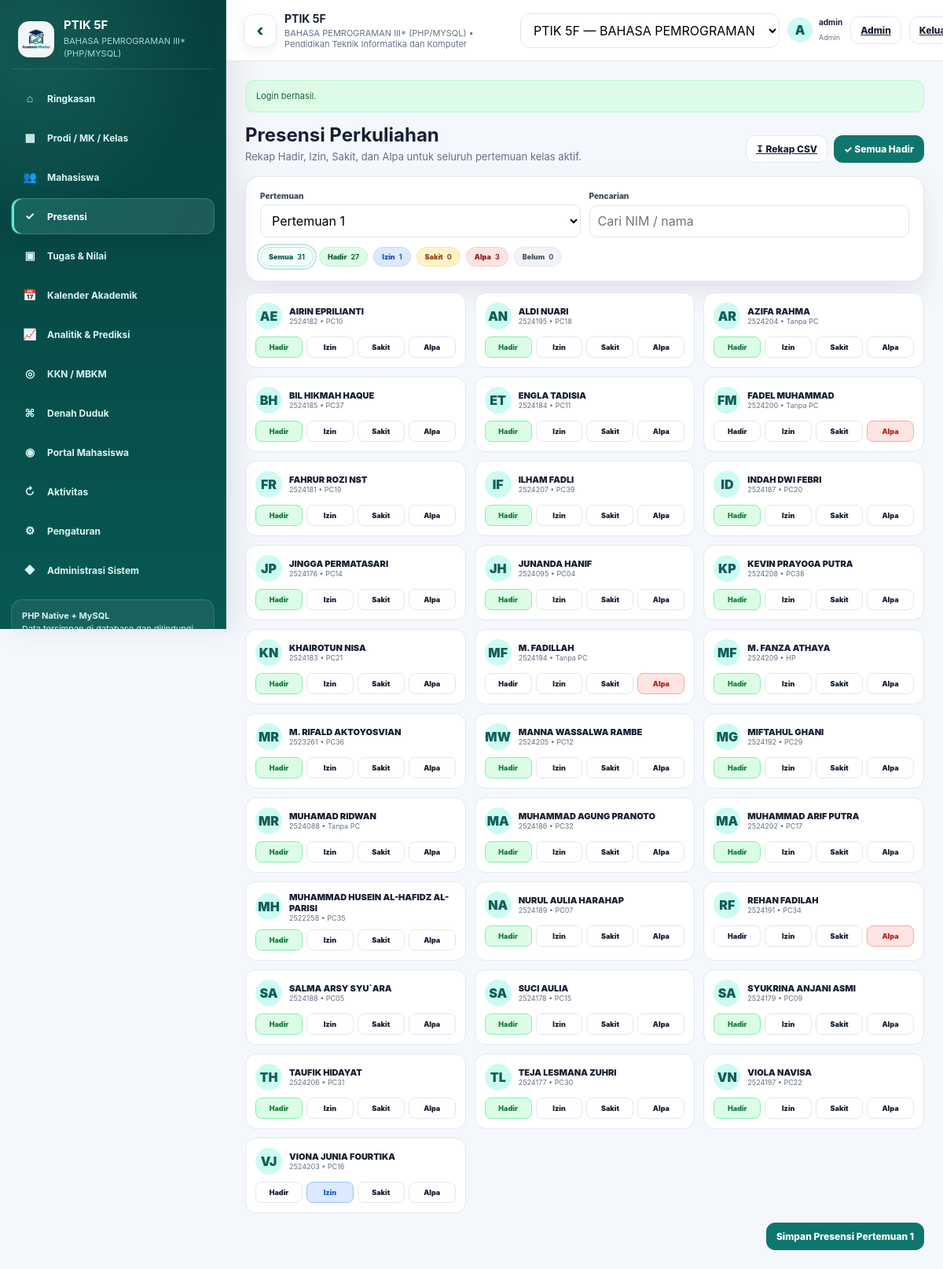
Page /dashboard.php?page=attendance&class_id=3 (signed in) on the committed database.
### tables this page shows
CREATE TABLE `classes` (
  `id` bigint(20) UNSIGNED NOT NULL,
  `program_id` bigint(20) UNSIGNED NOT NULL,
  `course_id` bigint(20) UNSIGNED NOT NULL,
  `name` varchar(100) NOT NULL,
  `semester` varchar(30) NOT NULL DEFAULT '',
  `academic_year` varchar(30) NOT NULL DEFAULT '',
  `target` smallint(5) UNSIGNED NOT NULL DEFAULT 30,
  `meetings` tinyint(3) UNSIGNED NOT NULL DEFAULT 16,
  `lecturer` varchar(200) NOT NULL DEFAULT '',
  `pass_threshold` decimal(5,2) NOT NULL DEFAULT 60.00,
  `created_at` timestamp NOT NULL DEFAULT current_timestamp(),
  `updated_at` timestamp NOT NULL DEFAULT current_timestamp() ON UPDATE current_timestamp()
);

CREATE TABLE `courses` (
  `id` bigint(20) UNSIGNED NOT NULL,
  `program_id` bigint(20) UNSIGNED NOT NULL,
  `code` varchar(50) NOT NULL DEFAULT '',
  `name` varchar(200) NOT NULL,
  `credits` tinyint(3) UNSIGNED NOT NULL DEFAULT 0,
  `created_at` timestamp NOT NULL DEFAULT current_timestamp(),
  `updated_at` timestamp NOT NULL DEFAULT current_timestamp() ON UPDATE current_timestamp()
);

CREATE TABLE `programs` (
  `id` bigint(20) UNSIGNED NOT NULL,
  `code` varchar(50) NOT NULL DEFAULT '',
  `name` varchar(200) NOT NULL,
  `faculty` varchar(200) NOT NULL DEFAULT '',
  `created_at` timestamp NOT NULL DEFAULT current_timestamp(),
  `updated_at` timestamp NOT NULL DEFAULT current_timestamp() ON UPDATE current_timestamp()
);

CREATE TABLE `users` (
  `id` bigint(20) UNSIGNED NOT NULL,
  `student_id` bigint(20) UNSIGNED DEFAULT NULL,
  `username` varchar(100) NOT NULL,
  `email` varchar(190) NOT NULL DEFAULT '',
  `password_hash` varchar(255) NOT NULL,
  `role` enum('admin','dosen','mahasiswa') NOT NULL DEFAULT 'dosen',
  `is_active` tinyint(1) NOT NULL DEFAULT 1,
  `last_login_at` datetime DEFAULT NULL,
  `created_at` timestamp NOT NULL DEFAULT current_timestamp(),
  `updated_at` timestamp NOT NULL DEFAULT current_timestamp() ON UPDATE current_timestamp()
);

CREATE TABLE `class_enrollments` (
  `id` bigint(20) UNSIGNED NOT NULL,
  `class_id` bigint(20) UNSIGNED NOT NULL,
  `student_id` bigint(20) UNSIGNED NOT NULL,
  `registration_status` enum('Aktif','Cuti','Nonaktif','Lulus') NOT NULL DEFAULT 'Aktif',
  `payment_status` enum('Lunas','Belum Lunas','Cicilan') NOT NULL DEFAULT 'Lunas',
  `gpa` decimal(3,2) DEFAULT NULL,
  `target_gpa` decimal(3,2) DEFAULT NULL,
  `pc` varchar(20) DEFAULT NULL,
  `github_url` varchar(500) DEFAULT NULL,
  `colab_url` varchar(500) DEFAULT NULL,
  `drive_url` varchar(500) DEFAULT NULL,
  `note` text DEFAULT NULL,
  `created_at` timestamp NOT NULL DEFAULT current_timestamp(),
  `updated_at` timestamp NOT NULL DEFAULT current_timestamp() ON UPDATE current_timestamp()
);

CREATE TABLE `students` (
  `id` bigint(20) UNSIGNED NOT NULL,
  `nim` varchar(50) NOT NULL,
  `name` varchar(200) NOT NULL DEFAULT '',
  `email` varchar(190) NOT NULL DEFAULT '',
  `phone` varchar(50) NOT NULL DEFAULT '',
  `portal_pin_hash` varchar(255) DEFAULT NULL,
  `created_at` timestamp NOT NULL DEFAULT current_timestamp(),
  `updated_at` timestamp NOT NULL DEFAULT current_timestamp() ON UPDATE current_timestamp()
);

### views/pages/attendance.php (the view, shortened to what the rows shown need)
<section class="page active">
    <form
        method="post"
        action="<?= e(app_url('action.php')) ?>"
        id="attendanceForm"
    >
        <div class="attendance-grid">
            <?php foreach ($students as $student): ?>
                <?php
                $enrollmentId = (int) $student['enrollment_id'];
                $status = $analytics['attendance_map'][$enrollmentId][$meeting] ?? '';
                $searchText = strtolower(trim($student['nim'] . ' ' . $student['name']));
                ?>
                <div
                    class="att-card"
                    data-attendance-card
                    data-search="<?= e($searchText) ?>"
                >
                    <div class="att-head">
                        <div class="avatar">
                            <?= e(initials((string) $student['name'], (string) $student['nim'])) ?>
                        </div>
                        <div>
                            <div class="att-name"><?= e(display_name($student)) ?></div>
                            <div class="att-nim">
                                <?= e($student['nim']) ?>
                                • <?= e($student['pc'] ?: 'Tanpa PC') ?>
                            </div>
                        </div>
                    </div>
                    <div class="att-buttons">
                        <?php foreach ([
                            'H' => ['Hadir', 'h'],
                            'I' => ['Izin', 'i'],
                            'S' => ['Sakit', 's'],
                            'A' => ['Alpa', 'a'],
                        ] as $value => [$label, $className]): ?>
                            <button
                                type="button"
                                class="attendance-status-button <?= e($className) ?><?= $status === $value ? ' active' : '' ?>"
                                data-attendance-status="<?= e($value) ?>"
                                aria-pressed="<?= $status === $value ? 'true' : 'false' ?>"
                            ><?= e($label) ?></button>
                        <?php endforeach; ?>
                    </div>
                </div>
            <?php endforeach; ?>
        </div>
        <div class="form-actions" style="position:sticky;bottom:14px;z-index:20">
            <button class="btn primary" type="submit">
                Simpan Presensi Pertemuan <?= (int) $meeting ?>
            </button>
        </div>
    </form>
</section>

### views/partials/layout_start.php (shortened to what the rows shown need)
<!DOCTYPE html>
<html lang="id">
<head>
    <link rel="stylesheet" href="<?= e(app_url('assets/css/app.css')) ?>">
</head>
<body>
<div class="app" id="appShell">
    <?php require APP_ROOT . '/views/partials/sidebar.php'; ?>
    <main class="main">
        <header class="topbar">
            <div class="context">
                <strong><?= e($classContext['name'] ?? 'Kelas') ?></strong>
                <small>
                    <?= e($classContext['course_name'] ?? 'Mata Kuliah') ?>
                    •
                    <?= e($classContext['program_name'] ?? 'Prodi') ?>
                </small>
            </div>
            <div class="top-user">
                <div class="avatar"><?= e(initials((string) ($user['username'] ?? ''), (string) ($user['id'] ?? ''))) ?></div>
                <div class="top-user-meta">
                    <strong><?= e($user['username'] ?? '') ?></strong>
                    <small><?= e(ucfirst((string) ($user['role'] ?? ''))) ?></small>
                </div>
            </div>
        </header>
        <div class="content">

### views/partials/sidebar.php (shortened to what the rows shown need)
<aside class="sidebar" id="sidebar" aria-label="Navigasi utama">
    <div class="brand">
        <div class="brand-copy">
            <h1><?= e($classContext['name'] ?? 'Academic Monitor') ?></h1>
            <p><?= e($classContext['course_name'] ?? 'Multi kelas • multi mata kuliah') ?></p>
        </div>
    </div>
</aside>

### rows in the picture
classes: name "PTIK 5F", course.name "BAHASA PEMROGRAMAN III* (PHP/MYSQL)", program.name "Pendidikan Teknik Informatika dan Komputer", meetings "1"
users: username+id "A", username "admin", role "Admin"
class_enrollments: student.nim "AE", student.name "AIRIN EPRILIANTI", student.nim "2524182", pc "PC10", label "Hadir", label "Izin", label "Sakit", label "Alpa"
class_enrollments: student.nim "AN", student.name "ALDI NUARI", student.nim "2524195", pc "PC18", label "Hadir", label "Izin", label "Sakit", label "Alpa"
class_enrollments: student.nim "AR", student.name "AZIFA RAHMA", student.nim "2524204", pc "Tanpa PC", label "Hadir", label "Izin", label "Sakit", label "Alpa"
class_enrollments: student.nim "BH", student.name "BIL HIKMAH HAQUE", student.nim "2524185", pc "PC37", label "Hadir", label "Izin", label "Sakit", label "Alpa"
class_enrollments: student.nim "ET", student.name "ENGLA TADISIA", student.nim "2524184", pc "PC11", label "Hadir", label "Izin", label "Sakit", label "Alpa"
class_enrollments: student.nim "FM", student.name "FADEL MUHAMMAD", student.nim "2524200", pc "Tanpa PC", label "Hadir", label "Izin", label "Sakit", label "Alpa"
class_enrollments: student.nim "FR", student.name "FAHRUR ROZI NST", student.nim "2524181", pc "PC19", label "Hadir", label "Izin", label "Sakit", label "Alpa"
class_enrollments: student.nim "IF", student.name "ILHAM FADLI", student.nim "2524207", pc "PC39", label "Hadir", label "Izin", label "Sakit", label "Alpa"
class_enrollments: student.nim "ID", student.name "INDAH DWI FEBRI", student.nim "2524187", pc "PC20", label "Hadir", label "Izin", label "Sakit", label "Alpa"
class_enrollments: student.nim "JP", student.name "JINGGA PERMATASARI", student.nim "2524176", pc "PC14", label "Hadir", label "Izin", label "Sakit", label "Alpa"
class_enrollments: student.nim "JH", student.name "JUNANDA HANIF", student.nim "2524095", pc "PC04", label "Hadir", label "Izin", label "Sakit", label "Alpa"
class_enrollments: student.nim "KP", student.name "KEVIN PRAYOGA PUTRA", student.nim "2524208", pc "PC38", label "Hadir", label "Izin", label "Sakit", label "Alpa"
class_enrollments: student.nim "KN", student.name "KHAIROTUN NISA", student.nim "2524183", pc "PC21", label "Hadir", label "Izin", label "Sakit", label "Alpa"
class_enrollments: student.nim "MF", student.name "M. FADILLAH", student.nim "2524194", pc "Tanpa PC", label "Hadir", label "Izin", label "Sakit", label "Alpa"
class_enrollments: student.nim "MF", student.name "M. FANZA ATHAYA", student.nim "2524209", pc "HP", label "Hadir", label "Izin", label "Sakit", label "Alpa"
class_enrollments: student.nim "MR", student.name "M. RIFALD AKTOYOSVIAN", student.nim "2523261", pc "PC36", label "Hadir", label "Izin", label "Sakit", label "Alpa"
class_enrollments: student.nim "MW", student.name "MANNA WASSALWA RAMBE", student.nim "2524205", pc "PC12", label "Hadir", label "Izin", label "Sakit", label "Alpa"
class_enrollments: student.nim "MG", student.name "MIFTAHUL GHANI", student.nim "2524192", pc "PC29", label "Hadir", label "Izin", label "Sakit", label "Alpa"
class_enrollments: student.nim "MR", student.name "MUHAMAD RIDWAN", student.nim "2524088", pc "Tanpa PC", label "Hadir", label "Izin", label "Sakit", label "Alpa"
class_enrollments: student.nim "MA", student.name "MUHAMMAD AGUNG PRANOTO", student.nim "2524186", pc "PC32", label "Hadir", label "Izin", label "Sakit", label "Alpa"
class_enrollments: student.nim "MA", student.name "MUHAMMAD ARIF PUTRA", student.nim "2524202", pc "PC17", label "Hadir", label "Izin", label "Sakit", label "Alpa"
class_enrollments: student.nim "MH", student.name "MUHAMMAD HUSEIN AL-HAFIDZ AL-PARISI", student.nim "2522258", pc "PC35", label "Hadir", label "Izin", label "Sakit", label "Alpa"
class_enrollments: student.nim "NA", student.name "NURUL AULIA HARAHAP", student.nim "2524189", pc "PC07", label "Hadir", label "Izin", label "Sakit", label "Alpa"
class_enrollments: student.nim "RF", student.name "REHAN FADILAH", student.nim "2524191", pc "PC34", label "Hadir", label "Izin", label "Sakit", label "Alpa"
class_enrollments: student.nim "SA", student.name "SALMA ARSY SYU`ARA", student.nim "2524188", pc "PC05", label "Hadir", label "Izin", label "Sakit", label "Alpa"
class_enrollments: student.nim "SA", student.name "SUCI AULIA", student.nim "2524178", pc "PC15", label "Hadir", label "Izin", label "Sakit", label "Alpa"
class_enrollments: student.nim "SA", student.name "SYUKRINA ANJANI ASMI", student.nim "2524179", pc "PC09", label "Hadir", label "Izin", label "Sakit", label "Alpa"
class_enrollments: student.nim "TH", student.name "TAUFIK HIDAYAT", student.nim "2524206", pc "PC31", label "Hadir", label "Izin", label "Sakit", label "Alpa"
class_enrollments: student.nim "TL", student.name "TEJA LESMANA ZUHRI", student.nim "2524177", pc "PC30", label "Hadir", label "Izin", label "Sakit", label "Alpa"
class_enrollments: student.nim "VN", student.name "VIOLA NAVISA", student.nim "2524197", pc "PC22", label "Hadir", label "Izin", label "Sakit", label "Alpa"
class_enrollments: student.nim "VJ", student.name "VIONA JUNIA FOURTIKA", student.nim "2524203", pc "PC16", label "Hadir", label "Izin", label "Sakit", label "Alpa"

### other values in the picture
$icon "⌂"
$label "Ringkasan"
$icon "▦"
$label "Prodi / MK / Kelas"
$icon "👥"
$label "Mahasiswa"
$icon "✓"
$label "Presensi"
$icon "▣"
$label "Tugas & Nilai"
$icon "📅"
$label "Kalender Akademik"
$icon "📈"
$label "Analitik & Prediksi"
$icon "◎"
